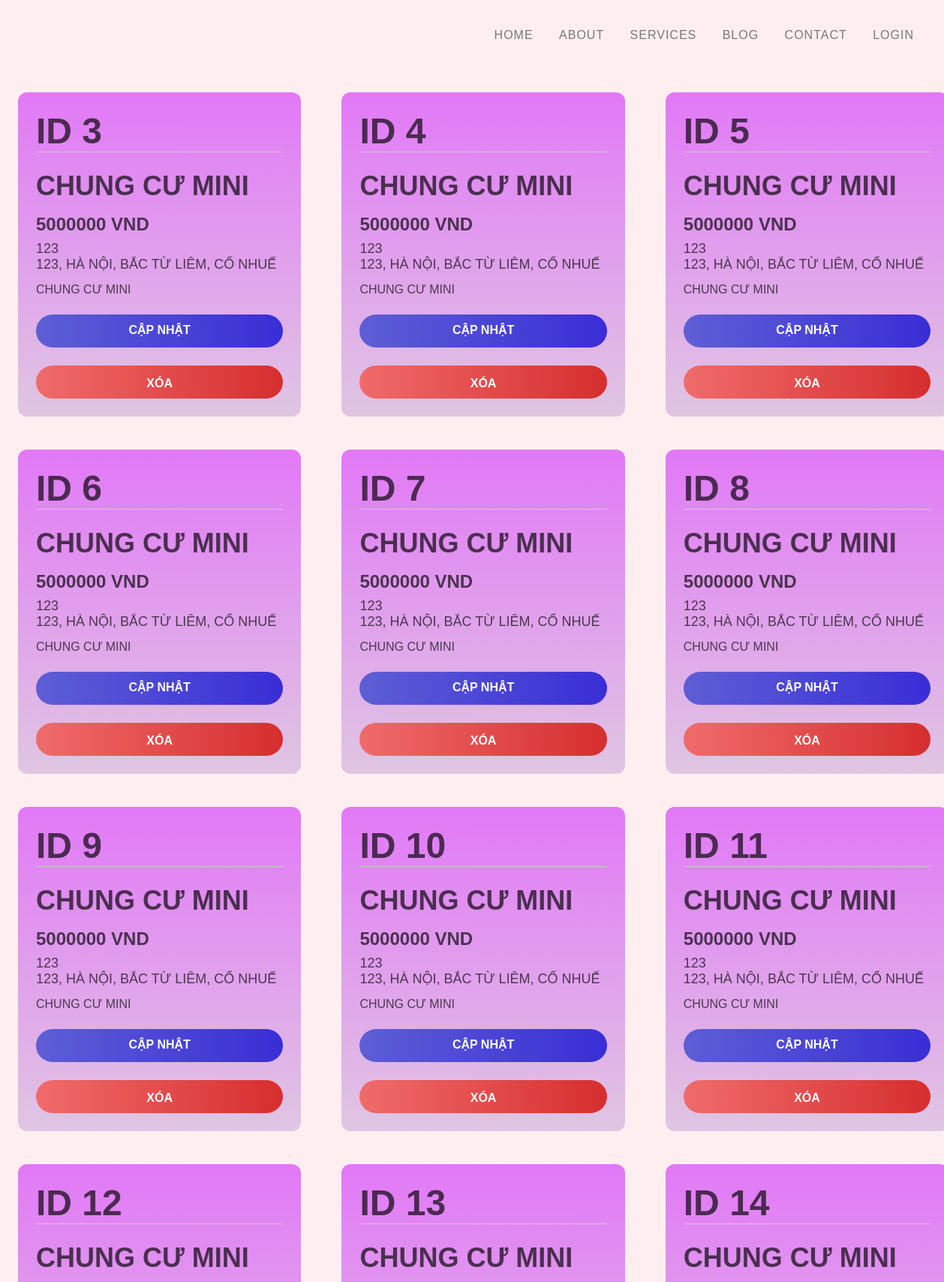
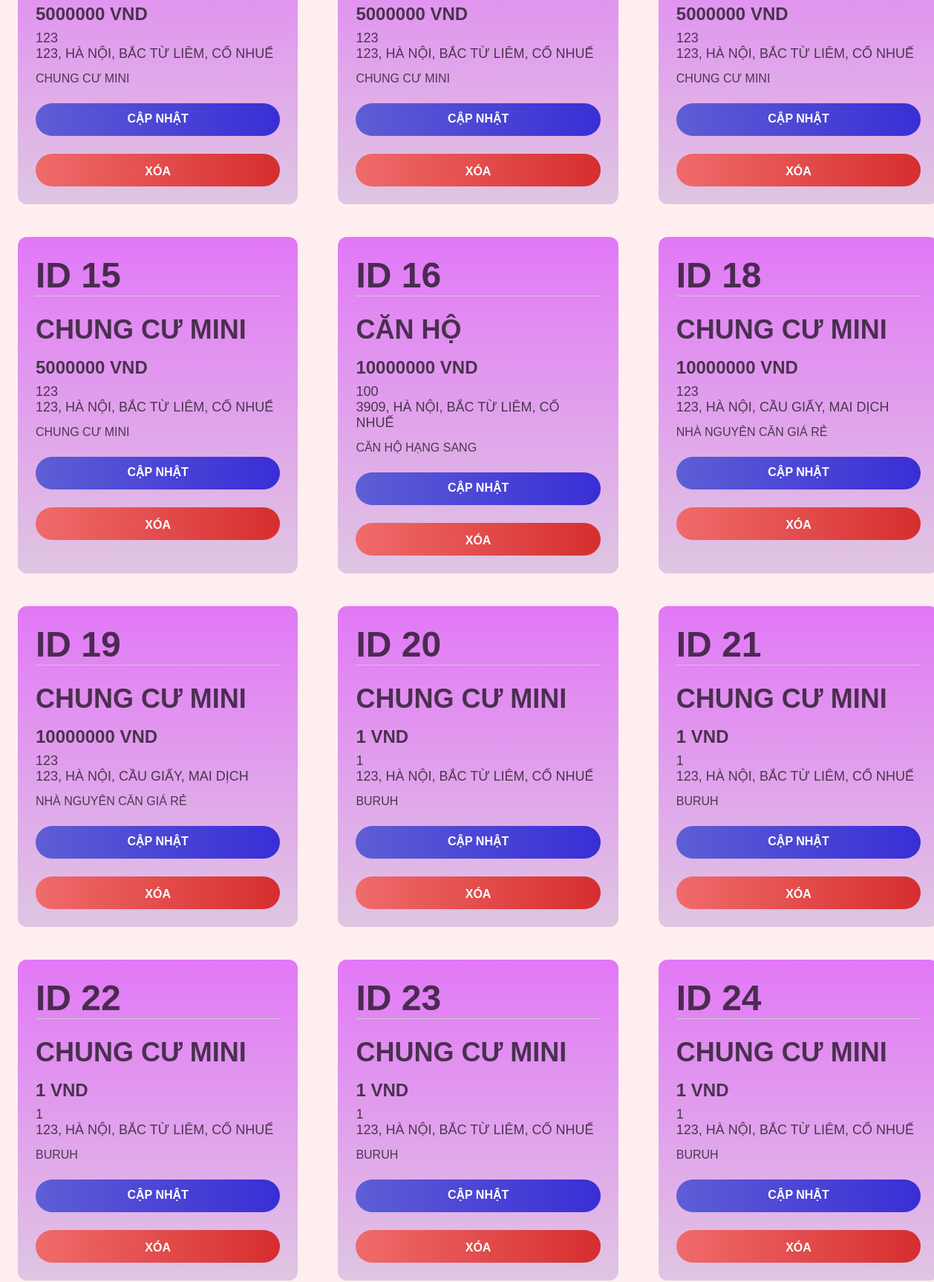
Screenshot of /manage/ (upper part) with the database file from the repository (2 pictures, top to bottom).
### NCKHSV/MainApp/models.py (models this page shows)
class houses_for_rent(models.Model):
    house_type = models.ForeignKey(house_types, null=False, on_delete=models.CASCADE, related_name='types')
    address = models.CharField(max_length=255, null=False)
    province = models.ForeignKey(provinces, null=False, on_delete=models.CASCADE, related_name='provinces')
    district = models.ForeignKey(districts, null=False, on_delete=models.CASCADE, related_name='districts')
    ward = models.ForeignKey(wards, null=False, on_delete=models.CASCADE, related_name='wards')
    price_per_month = models.IntegerField(null=False)
    area = models.IntegerField(null=False)
    description = models.TextField(null=False)
    price_per_water_num = models.IntegerField(null=False)
    price_per_electric_num = models.IntegerField(null=False)
    junk_money = models.IntegerField(null=False)
    air_conditioner = models.IntegerField(null=False)
    wardrobe = models.IntegerField(null=False)
    fan = models.IntegerField(null=False)
    wc = models.IntegerField(null=False)
    cooking_area = models.IntegerField(null=False)
    parking_area = models.IntegerField(null=False)
    car_parking_area = models.IntegerField(null=False)
    pet_allow = models.IntegerField(null=False)
    coordinates = models.CharField(max_length=255, null=True)

class house_types(models.Model):
    house_type = models.CharField(max_length=255, null=False)

class provinces(models.Model):
    province = models.CharField(max_length=255, null=False)

class districts(models.Model):
    district = models.CharField(max_length=255, null=False)
    province = models.ForeignKey(provinces, null=True, on_delete=models.CASCADE)

class wards(models.Model):
    ward = models.CharField(max_length=255, null=False)
    district = models.ForeignKey(districts, null=True, on_delete=models.CASCADE)

### NCKHSV/MainApp/views.py (the view)
# urls.py: path('manage/', views.manage, name='manage'),
def manage(request):
    all_posts = houses_for_rent.objects.prefetch_related('house_type', 'province', 'district', 'ward').all()
    return render(request, 'manage.html', {'allPosts': all_posts})

### NCKHSV/MainApp/templates/manage.html (shortened to what this page needs)
{% load static %}
<!DOCTYPE html>
<html lang="en">
<head>
    <link rel="stylesheet" href="{% static 'assets/css/manage.css' %}">
    <link rel="stylesheet" href="{% static 'assets/css/base.css' %}">
</head>
<body>
    <header class="header">
        <section class="menu_header">
            <nav class="item-header">
               <a href="">Home</a>
               <a href="">About</a>
               <a href="">Services</a>
               <a href="">Blog</a>
               <a href="">Contact</a>
                {% if user.is_authenticated %}
               <a href="{% url 'manage' %}">Manage</a>
               <a href="{% url 'upload' %}">Upload</a>
               <a href="{% url 'logout' %}">Logout</a>
                {% else %}
               <a href="{% url 'login' %}">Login</a>
                {% endif %}
            </nav>
        </section>
    </header>
    <div class="container">
            {% for field in allPosts %}
            <div class="content">
                <div class="id"><h1>ID {{ field.id }}</h1></div>
                <div class="house_type"><h1>{{ field.house_type.house_type }}</h1></div>
                <div class="price">{{ field.price_per_month }} VND</div>
                <div class="area">{{ field.area }}</div>
               <div class="address">{{ field.address }}, {{ field.province.province }}, {{ field.district.district }}, {{ field.ward.ward }}</div>
                <div class="description">{{ field.description }}</div>
                <div class="btn">
                    <a class="update_btn" href="{% url 'update' field.id %}"> <p> Cập nhật</p></a></td>
                    <a class="cancel_btn" href="{% url 'delete' field.id %}"><p>Xóa</p> </a></td>
                </div>
            </div>
            {% endfor %}
    </div>
</body>
</html>

### NCKHSV/MainApp/static/assets/css/manage.css (style rules this page uses)
body { background-color: var(--primary-color); color: white; font-family: 'Raleway', sans-serif; }
.header { display: flex; height: 60px; justify-content: space-between; margin: 15px 25px; }
nav a { position: relative; display: inline-block; margin: 15px 15px; outline: none; color: #777; text-decoration: none; text-transform: uppercase; letter-spacing: 1px; font-weight: 100; text-shadow: 0 0 1px rgba(255,255,255,0.3); font-size: 1em; }
.item-header { list-style: none; }
.item-header a { padding: 8px 0; }
.item-header a::after { position: absolute; top: 100%; left: 0; width: 100%; height: 4px; background: rgba(249, 193, 193, 0.503); content: ''; opacity: 0; -webkit-transition: opacity 0.3s, -webkit-transform 0.3s; -moz-transition: opacity 0.3s, -moz-transform 0.3s; transition: opacity 0.3s, transform 0.3s; -webkit-transform: translateY(10px); -moz-transform: translateY(10px); transform: translateY(10px); }
.container { margin: 48px 0 ; display: grid; grid-template-columns: 30% 30% 30%; grid-row-gap: 44px; grid-column-gap: 54px; padding: 0 24px ; width: 100%; }
.content { background: linear-gradient( rgb(226, 120, 247) 0%, rgb(223, 198, 226) 100%); padding: 24px; color: rgba(0, 0, 0, 0.67); border-radius: 12px; transition: 500ms linear; text-transform: uppercase; font-family: 'Raleway', sans-serif; }
.id { font-size: 24px; border-bottom: 1px solid #ccc; margin-bottom: 24px ; }
.house_type { font-size: 18px; margin-bottom: 16px; }
.price { font-size: 24px; margin-bottom: 8px; font-weight: 600; }
.area { font-size: 18px; }
.address { font-size: 18px; }
.description { margin-top: 14px; font-size: 16px; }
.cancel_btn { display: block; font-size: 16px; text-transform: uppercase; text-decoration: none; font-weight: 600; color: var(--white-color); background: linear-gradient(90deg, rgb(240, 107, 107) 0%, rgb(214, 46, 46) 100%); border: none; border-radius: 1000px; transition: all 0.3s ease-in-out 0s; cursor: pointer; outline: none; padding: 10px; height: 24px; }
.cancel_btn p { text-align: center; margin: 5px 0; }
.btn { margin: 24px 0 0 0; }
.update_btn { position: relative; display: block; font-size: 16px; text-transform: uppercase; text-decoration: none; font-weight: 600; color: var(--white-color); background: linear-gradient(90deg, rgb(94, 94, 213) 0%, rgb(57, 46, 214) 100%); border: none; border-radius: 1000px; transition: all 0.3s ease-in-out 0s; cursor: pointer; outline: none; width: 100%; height: 44px; margin: 0 0 24px 0 ; }
.update_btn p { display: block; text-align: center; padding: 12px 0 ; }

### NCKHSV/MainApp/static/assets/css/base.css (style rules this page uses)
:root { --primary-color: #ffeef0; --white-color: #fff; --black-color:#000; --text-color:#7d7c7f; }
* { padding: 0; margin: 0; }
html { font-family: Arial, Helvetica, sans-serif; scroll-behavior: smooth; }

### rows the page displays
houses_for_rent: id "3", house_type.house_type "CHUNG CƯ MINI", price_per_month "5000000", area "123", address "123", province.province "HÀ NỘI", district.district "BẮC TỪ LIÊM", ward.ward "CỔ NHUẾ", description "CHUNG CƯ MINI"
houses_for_rent: id "4", house_type.house_type "CHUNG CƯ MINI", price_per_month "5000000", area "123", address "123", province.province "HÀ NỘI", district.district "BẮC TỪ LIÊM", ward.ward "CỔ NHUẾ", description "CHUNG CƯ MINI"
houses_for_rent: id "5", house_type.house_type "CHUNG CƯ MINI", price_per_month "5000000", area "123", address "123", province.province "HÀ NỘI", district.district "BẮC TỪ LIÊM", ward.ward "CỔ NHUẾ", description "CHUNG CƯ MINI"
houses_for_rent: id "6", house_type.house_type "CHUNG CƯ MINI", price_per_month "5000000", area "123", address "123", province.province "HÀ NỘI", district.district "BẮC TỪ LIÊM", ward.ward "CỔ NHUẾ", description "CHUNG CƯ MINI"
houses_for_rent: id "7", house_type.house_type "CHUNG CƯ MINI", price_per_month "5000000", area "123", address "123", province.province "HÀ NỘI", district.district "BẮC TỪ LIÊM", ward.ward "CỔ NHUẾ", description "CHUNG CƯ MINI"
houses_for_rent: id "8", house_type.house_type "CHUNG CƯ MINI", price_per_month "5000000", area "123", address "123", province.province "HÀ NỘI", district.district "BẮC TỪ LIÊM", ward.ward "CỔ NHUẾ", description "CHUNG CƯ MINI"
houses_for_rent: id "9", house_type.house_type "CHUNG CƯ MINI", price_per_month "5000000", area "123", address "123", province.province "HÀ NỘI", district.district "BẮC TỪ LIÊM", ward.ward "CỔ NHUẾ", description "CHUNG CƯ MINI"
houses_for_rent: id "10", house_type.house_type "CHUNG CƯ MINI", price_per_month "5000000", area "123", address "123", province.province "HÀ NỘI", district.district "BẮC TỪ LIÊM", ward.ward "CỔ NHUẾ", description "CHUNG CƯ MINI"
houses_for_rent: id "11", house_type.house_type "CHUNG CƯ MINI", price_per_month "5000000", area "123", address "123", province.province "HÀ NỘI", district.district "BẮC TỪ LIÊM", ward.ward "CỔ NHUẾ", description "CHUNG CƯ MINI"
houses_for_rent: id "12", house_type.house_type "CHUNG CƯ MINI", price_per_month "5000000", area "123", address "123", province.province "HÀ NỘI", district.district "BẮC TỪ LIÊM", ward.ward "CỔ NHUẾ", description "CHUNG CƯ MINI"
houses_for_rent: id "13", house_type.house_type "CHUNG CƯ MINI", price_per_month "5000000", area "123", address "123", province.province "HÀ NỘI", district.district "BẮC TỪ LIÊM", ward.ward "CỔ NHUẾ", description "CHUNG CƯ MINI"
houses_for_rent: id "14", house_type.house_type "CHUNG CƯ MINI", price_per_month "5000000", area "123", address "123", province.province "HÀ NỘI", district.district "BẮC TỪ LIÊM", ward.ward "CỔ NHUẾ", description "CHUNG CƯ MINI"
houses_for_rent: id "15", house_type.house_type "CHUNG CƯ MINI", price_per_month "5000000", area "123", address "123", province.province "HÀ NỘI", district.district "BẮC TỪ LIÊM", ward.ward "CỔ NHUẾ", description "CHUNG CƯ MINI"
houses_for_rent: id "16", house_type.house_type "CĂN HỘ", price_per_month "10000000", area "100", address "3909", province.province "HÀ NỘI", district.district "BẮC TỪ LIÊM", ward.ward "CỔ NHUẾ", description "CĂN HỘ HẠNG SANG"
houses_for_rent: id "18", house_type.house_type "CHUNG CƯ MINI", price_per_month "10000000", area "123", address "123", province.province "HÀ NỘI", district.district "CẦU GIẤY", ward.ward "MAI DỊCH", description "NHÀ NGUYÊN CĂN GIÁ RẺ"
houses_for_rent: id "19", house_type.house_type "CHUNG CƯ MINI", price_per_month "10000000", area "123", address "123", province.province "HÀ NỘI", district.district "CẦU GIẤY", ward.ward "MAI DỊCH", description "NHÀ NGUYÊN CĂN GIÁ RẺ"
houses_for_rent: id "20", house_type.house_type "CHUNG CƯ MINI", price_per_month "1", area "1", address "123", province.province "HÀ NỘI", district.district "BẮC TỪ LIÊM", ward.ward "CỔ NHUẾ", description "BURUH"
houses_for_rent: id "21", house_type.house_type "CHUNG CƯ MINI", price_per_month "1", area "1", address "123", province.province "HÀ NỘI", district.district "BẮC TỪ LIÊM", ward.ward "CỔ NHUẾ", description "BURUH"
houses_for_rent: id "22", house_type.house_type "CHUNG CƯ MINI", price_per_month "1", area "1", address "123", province.province "HÀ NỘI", district.district "BẮC TỪ LIÊM", ward.ward "CỔ NHUẾ", description "BURUH"
houses_for_rent: id "23", house_type.house_type "CHUNG CƯ MINI", price_per_month "1", area "1", address "123", province.province "HÀ NỘI", district.district "BẮC TỪ LIÊM", ward.ward "CỔ NHUẾ", description "BURUH"
houses_for_rent: id "24", house_type.house_type "CHUNG CƯ MINI", price_per_month "1", area "1", address "123", province.province "HÀ NỘI", district.district "BẮC TỪ LIÊM", ward.ward "CỔ NHUẾ", description "BURUH"
